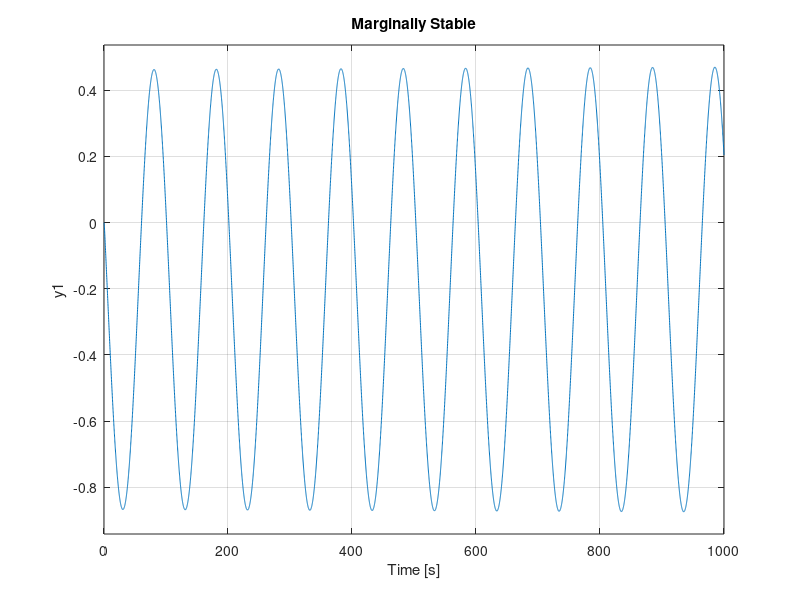
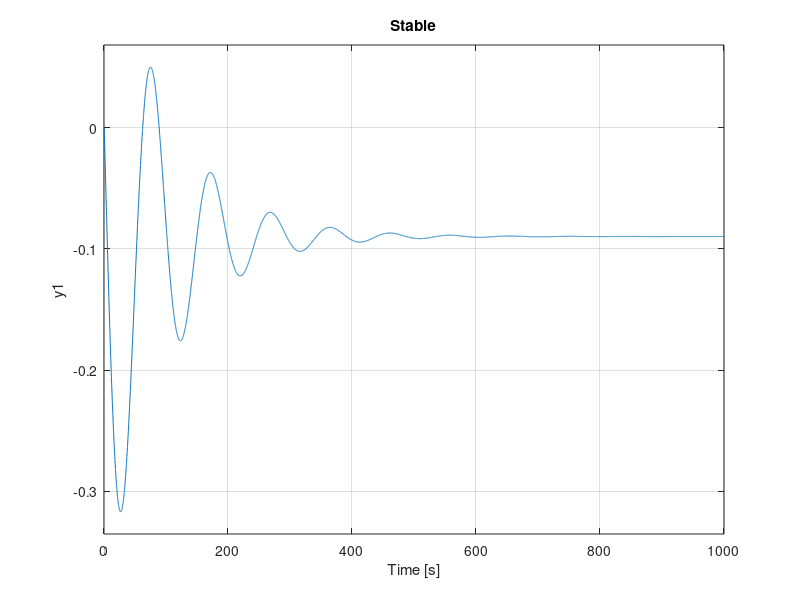
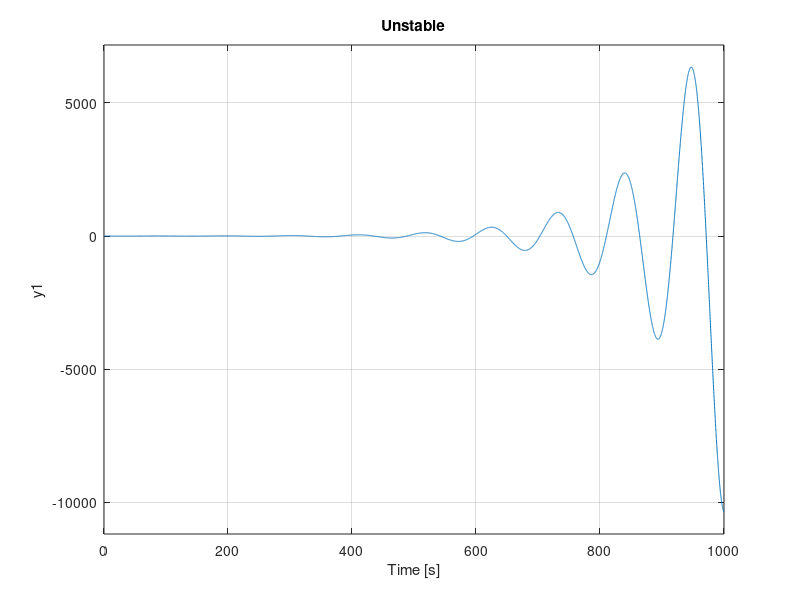

Reproduce these figures in MATLAB, in order.
%1c)
%K=2.0414e-4
K1= 2.0414e-4
G1=tf(K1*[-520 -10.3844],[1 2.6817 0.11-520*K1 0.0126-10.3844*K1])
figure(1)
step(G1,1000)
title("Marginally Stable")
%1d)
%K<2.0414e-4
K2= 1e-4
G2=tf(K2*[-520 -10.3844],[1 2.6817 0.11-520*K2 0.0126-10.3844*K2])
figure(2)
step(G2,1000)
title("Stable")
%1)
%K>2.0414e-4
K3= 3e-4
G3=tf(K3*[-520 -10.3844],[1 2.6817 0.11-520*K3 0.0126-10.3844*K3])
figure(3)
step(G3,1000)
title("Unstable")
